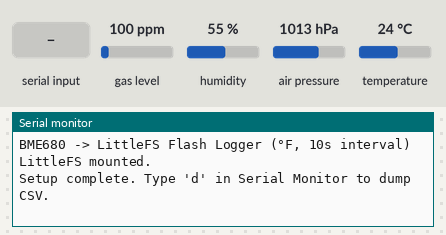
Simulated run of this sketch. Board: ESP32. Parts: the last lines printed to the serial monitor. Inputs (shaded band) come from the test bench; at power-on: gas level 100 ppm, humidity 55 %, air pressure 1013 hPa, temperature 24 °C. Storage starts empty.

Above: at 1.2 s.
1.3 s: "d" received over Serial
At 2.5 s:
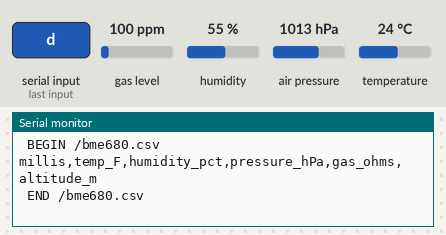
2.8 s: gas level set to 20 ppm
At 10.8 s:
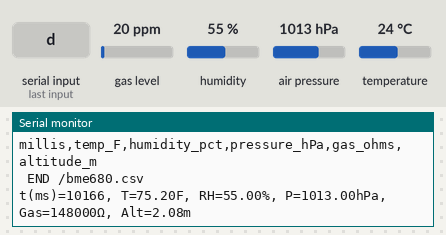
11.6 s: "D" received over Serial
At 12.8 s:
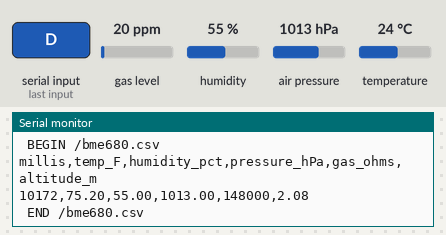

Measured:
- after the input at 1.3 s, the serial monitor: prints a new line at once (image 1)
- after the input at 2.8 s, the serial monitor: prints a new line after 7.4 s (image 2)
- after the input at 11.6 s, the serial monitor: prints a new line at once (image 3)

The sketch:

flashmemorycode.ino
```cpp
#include <Arduino.h>
#include <Wire.h>
#include <Adafruit_Sensor.h>
#include <Adafruit_BME680.h>
#include <LittleFS.h>

#define SEALEVELPRESSURE_HPA (1013.25)

// settings
const char* LOG_PATH = "/bme680.csv";
const uint32_t SAMPLE_INTERVAL_MS = 10000;   // every 10 seconds
Adafruit_BME680 bme; // default I2C addr 0x77

uint32_t lastSample = 0;

// Create file w/ header if it doesn't exist
void writeCsvHeaderIfNew() {
  if (!LittleFS.exists(LOG_PATH)) {
    File f = LittleFS.open(LOG_PATH, "w");   // create/overwrite
    if (f) {
      f.println(F("millis,temp_F,humidity_pct,pressure_hPa,gas_ohms,altitude_m"));
      f.close();
    }
  }
}

void setup() {
  Serial.begin(115200);
  while (!Serial) { delay(10); }
  Serial.println(F("\nBME680 -> LittleFS Flash Logger (°F, 10s interval)"));

  // mount LittleFS
  if (!LittleFS.begin()) {
    Serial.println(F("LittleFS mount failed. Formatting..."));
    LittleFS.format();
    if (!LittleFS.begin()) {
      Serial.println(F("ERROR: LittleFS mount failed after format."));
      while (1) { delay(10); }
    }
  }
  Serial.println(F("LittleFS mounted."));
  writeCsvHeaderIfNew();

  // BME680 init
  if (!bme.begin()) {
    Serial.println(F("ERROR: BME680 not found on I2C. Check wiring/address (0x77/0x76)."));
    while (1) { delay(10); }
  }

  bme.setTemperatureOversampling(BME680_OS_8X);
  bme.setHumidityOversampling(BME680_OS_2X);
  bme.setPressureOversampling(BME680_OS_4X);
  bme.setIIRFilterSize(BME680_FILTER_SIZE_3);
  bme.setGasHeater(320, 150);  // 320°C for 150ms

  Serial.println(F("Setup complete. Type 'd' in Serial Monitor to dump CSV."));
}

void logOneSample() {
  if (!bme.performReading()) {
    Serial.println(F("WARN: BME680 reading failed."));
    return;
  }

  float tempC        = bme.temperature;
  float tempF        = (tempC * 9.0 / 5.0) + 32.0;   // Convert to °F
  float humidity     = bme.humidity;
  float pressure_hPa = bme.pressure / 100.0;
  float gas_ohms     = bme.gas_resistance;          // ohms
  float altitude_m   = bme.readAltitude(SEALEVELPRESSURE_HPA);

  // Print to Serial
  Serial.print(F("t(ms)=")); Serial.print(millis());
  Serial.print(F(", T="));    Serial.print(tempF, 2); Serial.print(F("F"));
  Serial.print(F(", RH="));   Serial.print(humidity, 2); Serial.print(F("%"));
  Serial.print(F(", P="));    Serial.print(pressure_hPa, 2); Serial.print(F("hPa"));
  Serial.print(F(", Gas="));  Serial.print(gas_ohms, 0); Serial.print(F("Ω"));
  Serial.print(F(", Alt="));  Serial.print(altitude_m, 2); Serial.println(F("m"));

  // Append to CSV
  File f = LittleFS.open(LOG_PATH, "a"); // append mode
  if (f) {
    f.print(millis());           f.print(',');
    f.print(tempF, 2);           f.print(',');   // log Fahrenheit
    f.print(humidity, 2);        f.print(',');
    f.print(pressure_hPa, 2);    f.print(',');
    f.print(gas_ohms, 0);        f.print(',');
    f.println(altitude_m, 2);
    f.close();
  } else {
    Serial.println(F("ERROR: Could not open log file for append."));
  }
}

void dumpFileToSerial() {
  if (!LittleFS.exists(LOG_PATH)) {
    Serial.println(F("No log file found."));
    return;
  }
  File f = LittleFS.open(LOG_PATH, "r"); // read mode
  if (!f) {
    Serial.println(F("ERROR: Could not open log file for read."));
    return;
  }
  Serial.println(F("\n BEGIN /bme680.csv "));
  while (f.available()) {
    Serial.write(f.read());
  }
  Serial.println(F(" END /bme680.csv \n"));
  f.close();
}

void loop() {
  // Command: 'd' to dump CSV to Serial
  if (Serial.available()) {
    char c = Serial.read();
    if (c == 'd' || c == 'D') {
      dumpFileToSerial();
    }
  }

  uint32_t now = millis();
  if (now - lastSample >= SAMPLE_INTERVAL_MS) {
    lastSample = now;
    logOneSample();
  }

  delay(25); // tiny idle
}
```
